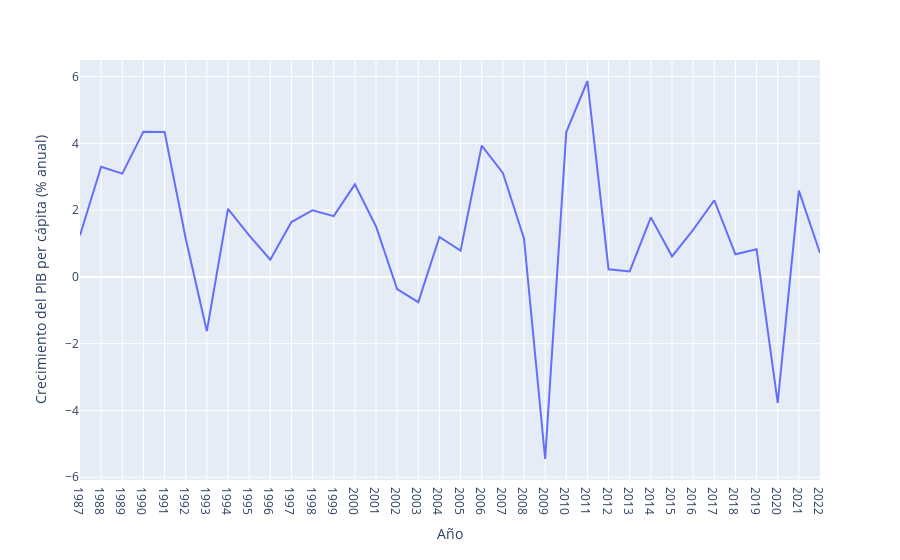

Write notebook code for a chart like this one.
### Code cell
graficar("Alemania", "Crecimiento del PIB per cápita (% anual)")

### Figure 1 — Plotly figure (JSON) as saved in the notebook; plotly's stock layout.template omitted (floating-point values rounded to 4 significant figures)
{"data": [{"hovertemplate": "Año=%{x}<br>Crecimiento del PIB per cápita (% anual)=%{y}<extra></extra>", "legendgroup": "", "line": {"color": "#636efa", "dash": "solid"}, "marker": {"symbol": "circle"}, "mode": "lines", "name": "", "orientation": "v", "showlegend": false, "type": "scatter", "x": ["1987", "1988", "1989", "1990", "1991", "1992", "1993", "1994", "1995", "1996", "1997", "1998", "1999", "2000", "2001", "2002", "2003", "2004", "2005", "2006", "2007", "2008", "2009", "2010", "2011", "2012", "2013", "2014", "2015", "2016", "2017", "2018", "2019", "2020", "2021", "2022"], "xaxis": "x", "y": [1.246, 3.303, 3.096, 4.352, 4.345, 1.151, -1.626, 2.037, 1.246, 0.5144, 1.643, 1.998, 1.821, 2.773, 1.511, -0.3656, -0.7551, 1.197, 0.7889, 3.934, 3.114, 1.152, -5.455, 4.34, 5.87, 0.2302, 0.1639, 1.784, 0.6171, 1.408, 2.297, 0.6782, 0.829, -3.775, 2.584, 0.7154], "yaxis": "y"}], "layout": {"legend": {"tracegroupgap": 0}, "margin": {"t": 60}, "xaxis": {"anchor": "y", "domain": [0, 1], "title": {"text": "Año"}}, "yaxis": {"anchor": "x", "domain": [0, 1], "title": {"text": "Crecimiento del PIB per cápita (% anual)"}}}}
